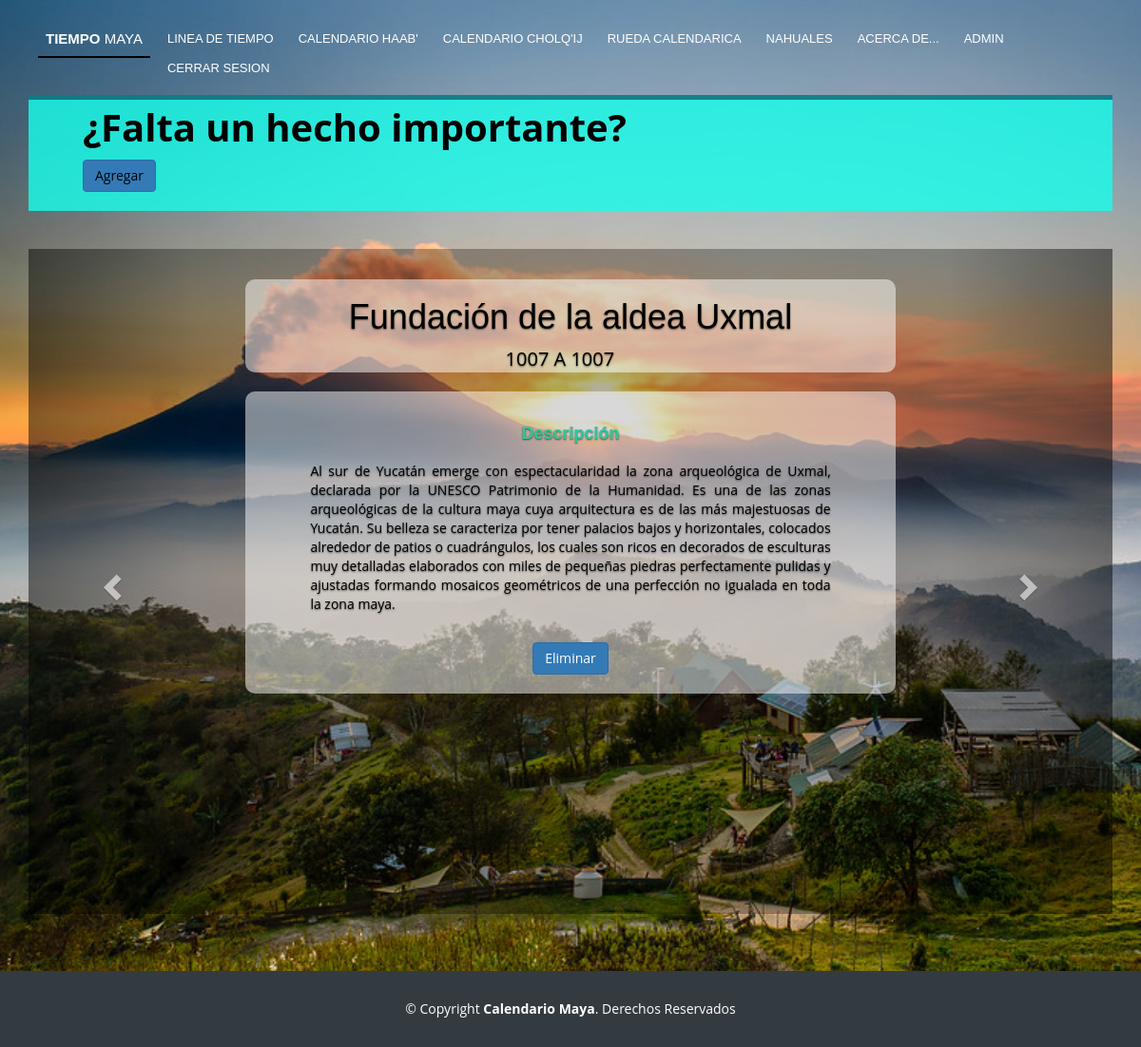
Page /web/CalendarioMaya/LineaDeTiempo.php (signed in) on the committed database.
### tables this page shows
CREATE TABLE `hechohistorico` (
  `id` int NOT NULL,
  `fechaInicio` date NOT NULL,
  `fechaFinalizacion` date NOT NULL,
  `titulo` varchar(150) DEFAULT NULL,
  `descripcion` varchar(5000) DEFAULT NULL
);

### web/CalendarioMaya/LineaDeTiempo.php (the view, shortened to what this page needs)
<?php
include './backend/database/conexion.php';
$sql = "SELECT * FROM hechohistorico;";
$resultado = $conexion->query($sql);
?>
<!DOCTYPE html>
<html lang="es" dir="ltr">
<head>
    <link rel="stylesheet" href="https://maxcdn.bootstrapcdn.com/bootstrap/3.4.1/css/bootstrap.min.css">
    <link href="css/style.css" rel="stylesheet">
    <link href="css/estiloLineaTiempo.css" rel="stylesheet">
</head>
<body>
  <div>
    <header id="header">
      <?php include 'BarradeNavegacion.php'; ?>
    </header>
  </div>
    <br><br><br><br><br>
    <?php
    if (isset($_SESSION['rango']) && $_SESSION['rango'] == 'ADMIN') {
                    echo '
                <div class="container">
                <div class="padre">
                    <div style="color: black; padding-left: 5%;">
                        <div class="card-header">
                        <strong>
                        ¿Falta un hecho importante?
                        </strong>
                        </div>
                        <div>
                            <button class="btn btn-primary owl-slide-animated owl-slide-cta" data-toggle="modal" data-target="#myModal" style="margin-bottom: 20px; ">
                                <a style="color: black; "class="scrollNavigation">Agregar</a>
                            </button>
                        </div>
                    </div>
                </div>
            </div>';
            }
        ?>
    <section>
        <div class="container" style="padding-top: 40px; height:100px">
            <div id="myCarousel" class="carousel" data-ride="carousel">
                <div class="carousel-inner" style="height: 700px; background: rgba(0, 0, 0, 0.3);">
                    <?php
                    $num = 0;
                    foreach ($resultado as $hecho) : ?>
                        <?php
                        if ($num == 0) {
                            echo '<div class="item active" style="height: 600px;">';
                            $num =  $num + 1;
                        } else {
                            $num = $num + 1;
                            echo '<div class="item " style="height: 600px;">';
                        }
                        ?>
                            <div class="carousel-caption" style=" padding-top: 25px;">
                                <div id="transparencia">
                                    <h1 class='titulo' style="margin-bottom: 10px; color:black"> <?php echo $hecho['titulo']; ?></h1>
                                    <p class='fecha' style=""> <?php echo date("Y", strtotime($hecho['fechaInicio']))?> A <?php echo date("Y", strtotime($hecho['fechaFinalizacion']))?></p>
                                </div>
                                <div style="height: 400px;">
                                    <div id="desc<?php echo $num ?>" >
                                        <div class="card" id="transparencia" style=" padding-top: 5%;">
                                            <div class="card-body" style="padding-left: 10%;padding-right:10%">
                                                <h4 class="card-title"><strong>Descripción</strong></h4>
                                                <p class="card-text" style="text-align: justify; "><?php echo $hecho['descripcion'] ?></p>
                                                <form action="./backend/eliminar_hecho.php" method="post">
                                                    <?php if($_SESSION['rango'] == "ADMIN") { ?>
                                                    <button type="submit" class="btn btn-primary">Eliminar</button>
                                                    <?php } ?>
                                                    <br></br>
                                                </form>
                                            </div>
                                        </div>
                                    </div>
                                </div>
                            </div>
                        </div>
                    <?php endforeach; ?>
                </div>
                <a class="left carousel-control" href="#myCarousel" data-slide="prev">
                    <span class="glyphicon glyphicon-chevron-left"></span>
                </a>
                <a class="right carousel-control" href="#myCarousel" data-slide="next">
                    <span class="glyphicon glyphicon-chevron-right"></span>
                </a>
            </div>
        </div>
    </section>
    <section style="padding-top: 700px;">
    </section>
    <footer id="footer">
        <div class="container">
            <div class="copyright">
                &copy; Copyright <strong>Calendario Maya</strong>. Derechos Reservados
            </div>
        </div>
    </footer>
</body>

### web/CalendarioMaya/css/style.css (style rules this page uses)
body { background: #fff; color: #666666; font-family: "Open Sans", sans-serif; }
a { color: #2dc997; }
p { padding: 0; margin: 0 0 30px 0; text-align: justify; }
h1, h2, h3, h4, h5, h6 { font-family: "Poppins", sans-serif; font-weight: 400; margin: 0 0 20px 0; padding: 0; color: #2dc997; }
#header { padding: 30px 0; height: 92px; position: fixed; left: 0; top: 0; right: 0; transition: all 0.5s; z-index: 997; }
#footer { background: #343b40; padding: 30px 0; color: #fff; font-size: 14px; }
#footer .copyright { text-align: center; }

### web/CalendarioMaya/css/estiloLineaTiempo.css (style rules this page uses)
#transparencia { border-radius: 10px; margin-top: 20px; background: rgba(255, 255, 255, 0.5); color: black; }
.titulo { padding-top: 20px; }
.scrollNavigation { color: white; }
.padre { border-top: 5px solid rgba(0, 23, 53, 0.5); background:rgba(23, 255, 236, 0.8); color: black; font-size: 4rem; }
.fecha { margin-bottom: 10px; margin-bottom: 10px; padding-left: 40%; font-size: 20px; }

### web/CalendarioMaya/LineaDeTiempo.php (style rules this page uses)
body { background: url("./img/fondo.jpg") ; background-size: cover; }

### rows in the picture
hechohistorico: titulo "Fundación de la aldea Uxmal", fechaInicio "1007", fechaFinalizacion "1007", descripcion "Al sur de Yucatán emerge con espectacularidad la zona arqueológica de Uxmal, declarada por la UNESCO Patrimonio de la Humanidad. Es una de las zonas arqueológicas de la cultura maya cuya arquitectura es de las más majestuosas de Yucatán. Su belleza se caracteriza por tener palacios bajos y horizontales, colocados alrededor de patios o cuadrángulos, los cuales son ricos en decorados de esculturas muy detalladas elaborados con miles de pequeñas piedras perfectamente pulidas y ajustadas formando mosaicos geométricos de una perfección no igualada en toda la zona maya."

### other values in the picture
$_SESSION['nombre'] "ADMIN"
